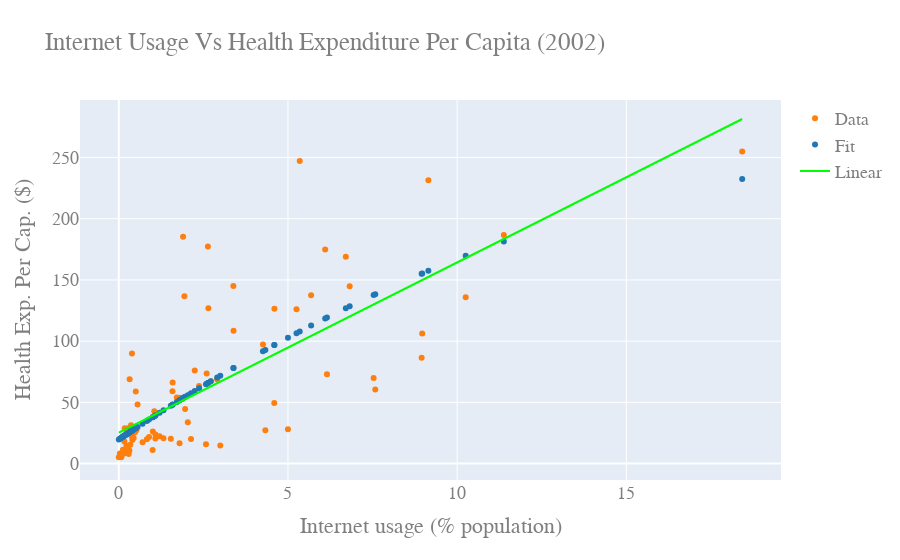

Notebook code for this chart:
### Markdown cell above
# 2002 Internet Usage Vs Health Expenditure

### Code cell
slopeHEALTH02, interceptHEALTH02, r_valueHEALTH02, p_valueHEALTH02, std_errHEALTH = stats.linregress(IU02,Health_Exp02)
lineHEALTH02 = slopeHEALTH02*IU02+interceptHEALTH02


#use 3rd order due to up curve at IU-0
p2 = np.polyfit(IU02,Health_Exp02,2)

#yfit2 = p2[0]*IU02**3+p2[1]*IU02**2+p2[2]*IU02+p2[3]
yfit2 = p2[0]*IU02**2+p2[1]*IU02+p2[2]



yresid2 = Health_Exp02 - yfit2

SSresid2 = sum(pow(yresid2,2))

SStotal2 = len(Health_Exp02)*statistics.variance(Health_Exp02)

rsq2 = 1 - SSresid2/SStotal2

y2resid = Health_Exp02 - lineHEALTH02


SS2resid = sum(pow(y2resid,2))

SS2total = len(Health_Exp02)*statistics.variance(Health_Exp02)

rsq_2 = 1 - SS2resid/SS2total

print("R^2 value for linear fit: " +str(rsq_2))
#print("Model Coefficients: "+str(slopeHealth02)+" , "+str(interceptHealth02))
print("Model Coefficients: ["+str(slopeHEALTH02)+","+str(interceptHEALTH02)+"]")
print("Correlation coefficient: "+str(np.corrcoef(IU02,Health_Exp02)[0][1]))

print("R^2 value for fit: " +str(rsq2))
print("Model Coefficients: "+str(p2))
print("Correlation coefficient: "+str(np.corrcoef(IU02,Health_Exp02)[0][1]))


#rmse = np.sqrt(mean_squared_error(y,y_poly_pred))
#r2 = r2_score(y,y_poly_pred)
#print(rmse)
#print(r2)

figHealth02 = go.Figure()

figHealth02.add_trace(go.Scatter(
    x= IU02,
    y= Health_Exp02,
    mode='markers',      # this sets its legend entry
    marker=go.Marker(color='rgb(255, 127, 14)'),
    name="Data",
    text=Country_Name,
    textposition="top center"
))

figHealth02.add_trace(go.Scatter(
    x=IU02,
    y=np.polyval(p2,IU02),
    mode='markers',
    marker=go.Marker(color='rgb(31, 119, 180)'),
    name="Fit"
))

figHealth02.add_trace(go.Scatter(
    x=IU02,
    y=lineHEALTH02,
    #y=np.polyval(p1,IU02),
    mode='lines',
    marker=go.Marker(color='rgb(0, 255, 0)'),
    name="Linear"
))

figHealth02.update_layout(
    title="Internet Usage Vs Health Expenditure Per Capita (2002)",
    xaxis_title="Internet usage (% population)",
    yaxis_title="Health Exp. Per Cap. ($)",
    font=dict(
        family="Courier New, monospace",
        size=18,
        color="#7f7f7f"
    )
)

figHealth02.show()

### Figure 1 — Plotly figure (JSON) as saved in the notebook; plotly's stock layout.template omitted (floating-point values rounded to 4 significant figures)
{"data": [{"marker": {"color": "rgb(255, 127, 14)"}, "mode": "markers", "name": "Data", "text": ["Albania", "Algeria", "Angola", "Armenia", "Azerbaijan", "Bangladesh", "Belarus", "Belize", "Benin", "Bosnia and Herzegovina", "Botswana", "Brazil", "Burkina Faso", "Burundi", "Cambodia", "Cameroon", "Central African Republic", "Chad", "China", "Colombia", "Comoros", "Dominica", "Dominican Republic", "Ecuador", "Egypt", "El Salvador", "Equatorial Guinea", "Ethiopia", "Fiji", "Gabon", "Gambia", "Georgia", "Ghana", "Guatemala", "Guinea", "Haiti", "Honduras", "India", "Indonesia", "Jamaica", "Kenya", "Kyrgyzstan", "Lesotho", "Liberia", "Madagascar", "Malawi", "Maldives", "Mali", "Mauritania", "Mauritius", "Mongolia", "Morocco", "Mozambique", "Myanmar", "Namibia", "Nepal", "Nicaragua", "Niger", "Pakistan", "Papua New Guinea", "Paraguay", "Peru", "Philippines", "Rwanda", "Samoa", "Sao Tome and Principe", "Senegal", "Sierra Leone", "Solomon Islands", "South Africa", "Sri Lanka", "Sudan", "Tajikistan", "Thailand", "Togo", "Tonga", "Tunisia", "Turkey", "Uganda", "Ukraine", "Uzbekistan", "Yemen", "Zambia"], "textposition": "top center", "type": "scatter", "x": [0.3901, 1.592, 0.2704, 1.96, 5.0, 0.1399, 8.951, 5.684, 0.7029, 2.648, 3.386, 9.149, 0.201, 0.1182, 0.227, 0.3609, 0.1285, 0.1661, 4.596, 4.6, 0.5549, 18.42, 6.824, 4.261, 2.72, 1.9, 0.3212, 0.0724, 6.153, 1.94, 1.797, 1.588, 0.8303, 3.392, 0.402, 0.8934, 2.597, 1.538, 2.134, 6.1, 1.208, 2.999, 1.084, 0.03271, 0.3397, 0.2151, 5.348, 0.227, 0.3632, 10.25, 2.04, 2.373, 0.2596, 0.0004265, 2.634, 0.313, 1.715, 0.1272, 2.577, 1.322, 1.795, 8.967, 4.332, 0.2928, 2.245, 7.581, 1.006, 0.1762, 0.5019, 6.71, 1.05, 0.4395, 0.05546, 7.531, 1, 2.907, 5.253, 11.38, 0.3841, 1.874, 1.082, 0.5188, 0.4778], "y": [89.86, 66.17, 28.96, 44.57, 28.02, 9.058, 86.55, 137.4, 17.39, 126.9, 145.0, 231.3, 8.714, 7.923, 24.63, 31.32, 11.25, 18.16, 49.42, 126.4, 48.36, 255.0, 144.8, 97.35, 67.22, 185.2, 68.9, 5.225, 73.01, 136.6, 16.58, 59.09, 19.93, 108.4, 19.3, 21.79, 73.6, 20.3, 20.11, 174.9, 22.33, 14.77, 23.84, 8.288, 15.49, 10.99, 247.2, 14.55, 23.91, 135.9, 33.86, 63.4, 13.3, 5.199, 177.3, 10.79, 54.02, 11.03, 15.73, 20.77, 53.7, 106.2, 27.33, 7.907, 76.12, 60.55, 26.26, 28.88, 58.95, 169.0, 42.86, 20.87, 8.326, 69.9, 11.05, 68.61, 126.0, 186.7, 22.1, 52.88, 20.48, 27.31, 25.62]}, {"marker": {"color": "rgb(31, 119, 180)"}, "mode": "markers", "name": "Fit", "type": "scatter", "x": [0.3901, 1.592, 0.2704, 1.96, 5.0, 0.1399, 8.951, 5.684, 0.7029, 2.648, 3.386, 9.149, 0.201, 0.1182, 0.227, 0.3609, 0.1285, 0.1661, 4.596, 4.6, 0.5549, 18.42, 6.824, 4.261, 2.72, 1.9, 0.3212, 0.0724, 6.153, 1.94, 1.797, 1.588, 0.8303, 3.392, 0.402, 0.8934, 2.597, 1.538, 2.134, 6.1, 1.208, 2.999, 1.084, 0.03271, 0.3397, 0.2151, 5.348, 0.227, 0.3632, 10.25, 2.04, 2.373, 0.2596, 0.0004265, 2.634, 0.313, 1.715, 0.1272, 2.577, 1.322, 1.795, 8.967, 4.332, 0.2928, 2.245, 7.581, 1.006, 0.1762, 0.5019, 6.71, 1.05, 0.4395, 0.05546, 7.531, 1, 2.907, 5.253, 11.38, 0.3841, 1.874, 1.082, 0.5188, 0.4778], "y": [26.88, 48.22, 24.69, 54.55, 102.8, 22.3, 155.1, 112.7, 32.54, 66.08, 78.05, 157.4, 23.42, 21.9, 23.9, 26.35, 22.09, 22.78, 96.8, 96.86, 29.87, 232.5, 128.4, 91.72, 67.27, 53.52, 25.62, 21.06, 119.3, 54.19, 51.75, 48.15, 34.82, 78.15, 27.1, 35.95, 65.24, 47.29, 57.5, 118.6, 41.52, 71.83, 39.34, 20.32, 25.96, 23.68, 107.9, 23.9, 26.39, 169.8, 55.89, 61.51, 24.5, 19.73, 65.84, 25.47, 50.34, 22.06, 64.91, 43.52, 51.72, 155.3, 92.81, 25.1, 59.36, 138.3, 37.96, 22.97, 28.91, 126.9, 38.74, 27.78, 20.74, 137.7, 37.85, 70.33, 106.5, 181.4, 26.77, 53.07, 39.3, 29.22, 28.47]}, {"marker": {"color": "rgb(0, 255, 0)"}, "mode": "lines", "name": "Linear", "type": "scatter", "x": [0.3901, 1.592, 0.2704, 1.96, 5.0, 0.1399, 8.951, 5.684, 0.7029, 2.648, 3.386, 9.149, 0.201, 0.1182, 0.227, 0.3609, 0.1285, 0.1661, 4.596, 4.6, 0.5549, 18.42, 6.824, 4.261, 2.72, 1.9, 0.3212, 0.0724, 6.153, 1.94, 1.797, 1.588, 0.8303, 3.392, 0.402, 0.8934, 2.597, 1.538, 2.134, 6.1, 1.208, 2.999, 1.084, 0.03271, 0.3397, 0.2151, 5.348, 0.227, 0.3632, 10.25, 2.04, 2.373, 0.2596, 0.0004265, 2.634, 0.313, 1.715, 0.1272, 2.577, 1.322, 1.795, 8.967, 4.332, 0.2928, 2.245, 7.581, 1.006, 0.1762, 0.5019, 6.71, 1.05, 0.4395, 0.05546, 7.531, 1, 2.907, 5.253, 11.38, 0.3841, 1.874, 1.082, 0.5188, 0.4778], "y": [30.71, 47.41, 29.04, 52.54, 94.79, 27.23, 149.7, 104.3, 35.06, 62.1, 72.36, 152.5, 28.08, 26.93, 28.44, 30.3, 27.07, 27.59, 89.17, 89.23, 33.0, 281.4, 120.1, 84.52, 63.1, 51.7, 29.75, 26.29, 110.8, 52.25, 50.26, 47.36, 36.83, 72.44, 30.87, 37.7, 61.39, 46.66, 54.95, 110.1, 42.07, 66.98, 40.35, 25.74, 30.01, 28.27, 99.63, 28.44, 30.33, 167.8, 53.64, 58.28, 28.89, 25.29, 61.9, 29.63, 49.12, 27.05, 61.12, 43.66, 50.24, 149.9, 85.51, 29.35, 56.49, 130.7, 39.28, 27.73, 32.26, 118.6, 39.89, 31.39, 26.05, 130.0, 39.19, 65.7, 98.31, 183.5, 30.62, 51.33, 40.33, 32.5, 31.93]}], "layout": {"font": {"color": "#7f7f7f", "family": "Courier New, monospace", "size": 18}, "title": {"text": "Internet Usage Vs Health Expenditure Per Capita (2002)"}, "xaxis": {"title": {"text": "Internet usage (% population)"}}, "yaxis": {"title": {"text": "Health Exp. Per Cap. ($)"}}}}
